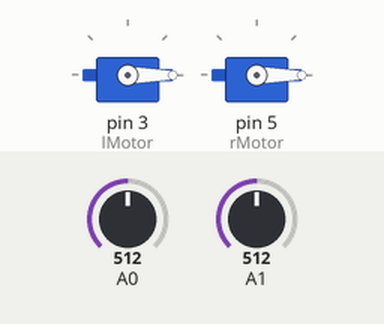
Bench run of a sketch on a simulated Arduino Uno, built with avr-gcc and run on an emulated ATmega328P. Parts: 2 × servo. The test bench sets the inputs (shaded band); at power-on: A1 = 512, A0 = 512. What the sketch prints to the serial monitor is not drawn.

Above: at 1.2 s.
1.3 s: A1 set to 716
At 2.0 s:
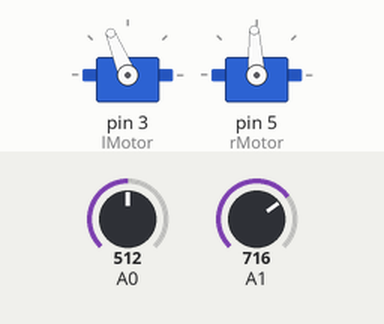
2.9 s: A0 set to 716
At 3.4 s:
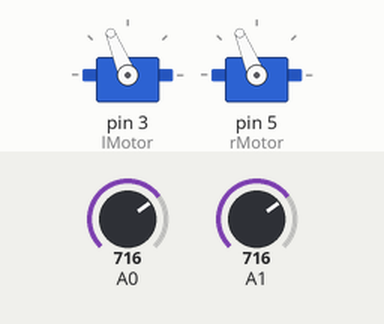
4.5 s: A1 set to 1013
At 5.6 s:
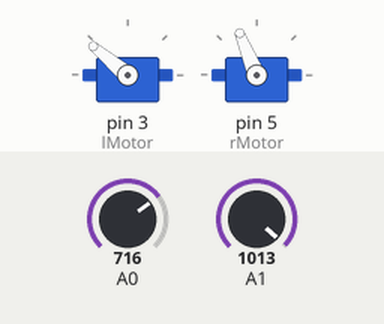
6.0 s: A1 set to 1023
At 6.6 s:
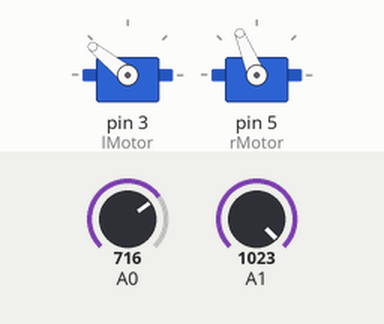
9.0 s: A0 set to 511
At 9.9 s:
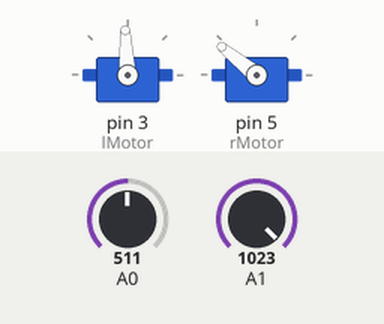
10.5 s: A0 set to 306
At 11.2 s:
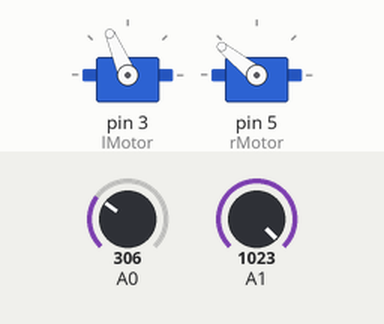
Timing chart, 0 to 13.0 s (numbered marks = the images above; inputs shaded):
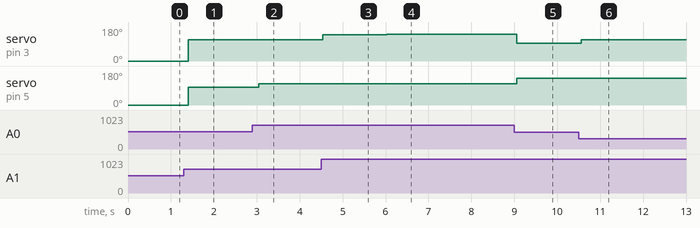

Measured:
- after the input at 1.3 s, servo on pin 3 (lMotor): 0° → 112° after 0.10 s; servo on pin 5 (rMotor): 0° → 93° after 0.10 s
- after the input at 2.9 s, servo on pin 5 (rMotor): 93° → 112° after 0.14 s
- after the input at 4.5 s, servo on pin 3 (lMotor): 112° → 140° at once
- after the input at 6.0 s, servo on pin 3 (lMotor): 140° → 141° at once
- after the input at 9.0 s, servo on pin 3 (lMotor): 141° → 93° after 0.06 s; servo on pin 5 (rMotor): 112° → 141° after 0.06 s
- after the input at 10.5 s, servo on pin 3 (lMotor): 93° → 113° after 0.06 s

The sketch:

powerwheels.ino
```cpp
#import <Servo.h>

// input constants
#define xDeadZone 10  //joystick zero and deadzone
#define xZero 0
#define yDeadZone 10
#define yZero 0

// joystick constants
#define joyMin 0
#define joyMax 1023

// DEPRECATED
// // motor limits
// #define LEFT_REVERSE_MAX 122 //left motor max reverse
// #define LEFT_REVERSE_MIN 179 //left motor min reverse
// #define LEFT_FORWARD_MIN 197 //left forward min
// #define LEFT_FORWARD_MAX 254 //left forward max

// #define RIGHT_REVERSE_MAX 122 //right motor max reverse
// #define RIGHT_REVERSE_MIN 179 //right motor min reverse
// #define RIGHT_FORWARD_MIN 197 //right forward min
// #define RIGHT_FORWARD_MAX 254 //right forward max

// motor locations
#define lMotor 3
#define rMotor 5

// not defines since they are non-primitive data
Servo leftWheel; // left wheel motor controller
Servo rightWheel; // right wheel motor controller


void setup() {
  Serial.begin(9600);
  pinMode(lMotor, OUTPUT);
  pinMode(rMotor, OUTPUT);
  leftWheel.attach(lMotor);
  rightWheel.attach(rMotor);
}

void loop() {

  // int lMax = 0;  //max scale
  // int rMax = 0;
  int rOut = 0;  //motor output in percent
  int lOut = 0;
  int lSpeed = 0; //motor speed in pwm
  int rSpeed = 0;

  // get joystick values and map them to a scale of [-100, 100]
  int yCont = map(analogRead(A1), joyMin, joyMax, -100, 100);
  int xCont = map(analogRead(A0), joyMin, joyMax, -100, 100);

  // make sure that yCont is not in the deadzone, if it is, set speed to 0 (don't move)
  if (yCont < yZero - yDeadZone || yCont > yZero + yDeadZone) {
    int lMax = 100;
    int rMax = 100;

    if (xCont < 0) {
      lMax = abs(xCont);
    } else {
      rMax = abs(xCont);
    }

    if (yCont < 0) {
      lMax *= -1;
      rMax *= -1;
    }

    // set the output percents
    // if |yCont| > lMax (set above), set speed to lMax, otherwise set speed to yCont (use the joystick value as the motor speed)
    lOut = abs(yCont) > lMax ? lMax : yCont;
    // if |yCont| > rMax (set above), set speed to rMax, otherwise set speed to yCont (use the joystick value as the motor speed)
    rOut = abs(yCont) > rMax ? rMax : yCont;

    // map the output
    // NOTE: might need to have one of the wheels inverted
    lSpeed = map(lOut, -100, 100, 1000, 2000);
    rSpeed = map(rOut, -100, 100, 1000, 2000);
  }

  // write power outputs to the motors
  // output ranges should be {x | x in ([1000, 2000])}
  leftWheel.writeMicroseconds(lSpeed);
  rightWheel.writeMicroseconds(rSpeed);

  // debug stuff
  Serial.print("Input (x axis, y axis): (");
  Serial.print(xCont);
  Serial.print(", ");
  Serial.print(yCont);
  Serial.print("), Output Power Percent (left, right): (");
  Serial.print(lOut);
  Serial.print(", ");
  Serial.print(rOut);
  Serial.print("), Output Pulse Width (left, right): (");
  Serial.print(lSpeed);
  Serial.print(", ");
  Serial.print(rSpeed);
  Serial.println(")");
  delay(100);
}

// void oldCalculation() {
//   // if xCont is in the positive direction
//   if (xCont > xZero + xDeadZone) {  //turn right
//     // change the xCont value from a scale of the end of the joystick "deadzone" to joyMax
//     // to a scale of 0 to 100 (a power percent value)
//     // and set the max right motor speed to the new value
//     rMax = map(xCont, xZero + xDeadZone, joyMax, 100, 0);
//     lMax = 100;
//   }
//   // if xCont is in the negative direction
//   if (xCont <= xZero - xDeadZone ) {  //turn left
//     // change the xCont value from a scale of joyMin to the start of the joystick "deadzone"
//     // to a scale of 0 to 100 (a power percent value)
//     // and set the max left motor speed to the new value
//     lMax = map(xCont, xZero - xDeadZone, joyMin, 100, 0);
//     rMax = 100;
//   }

//   // if yCont is in the positive direction
//   if (yCont > yZero + yDeadZone) {   // positive direction
//     // change the yCont value from a scale of the end of the "deadzone" to joyMax
//     // to a scale of 0 to the max value each size can have
//     // and set the power output percent to the new value
//     lOut = map(yCont, yZero + yDeadZone, joyMax, 0, lMax); //Map speed in percent
//     rOut = map(yCont, yZero + yDeadZone, joyMax, 0, rMax);

//     // map left out from a scale of [0, 100] to a scale of [left forward min, left forward max] (power output)
//     // map right out from a scale of [0, 100] to a scale of [right forward min, right forward max] (power output)
//     lSpeed = map(lOut, 0, 100, LEFT_FORWARD_MIN, LEFT_FORWARD_MAX);  //percent to analog movement
//     rSpeed = map(rOut, 0, 100, RIGHT_FORWARD_MIN, RIGHT_FORWARD_MAX);
//   }

//   // if yCont is in the negative direction
//   if (yCont < yZero - yDeadZone) {  //negative direction
//     // change the yCont value from a scale of [yMin, beginning of "deadzone"]
//     // to a scale of 0 to the max value each size can have
//     // and set the power output percent to the new value
//     lOut = map(yCont, joyMin, yZero - yDeadZone, lMax, 0) * -1; //Map speed in percent
//     rOut = map(yCont, joyMin, yZero - yDeadZone, rMax, 0) * -1;

//     // map left out from a scale of [0, 100] to a scale of [left reverse min, left reverse max] (power output)
//     // map right out from a scale of [0, 100] to a scale of [right reverse min, right reverse max] (power output)
//     lSpeed = map(lOut, 0, 100, LEFT_REVERSE_MIN, LEFT_REVERSE_MAX);  //percent to analog movement
//     rSpeed = map(rOut, 0, 100, RIGHT_REVERSE_MIN, RIGHT_REVERSE_MAX);
//   }
// }
```
